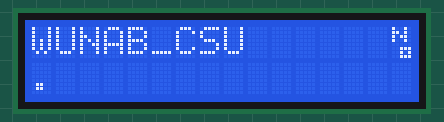
A sketch run on a simulated ESP32. Shown: 16×2 character LCD. WiFi joins after 1.5 s; servers stay silent unless stated; what the sketch prints to the serial monitor is not drawn.

Above: at 0.2 s.
At 1.2 s:
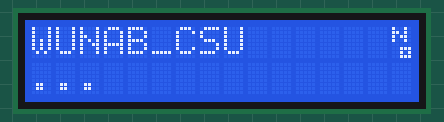
At 1.7 s:
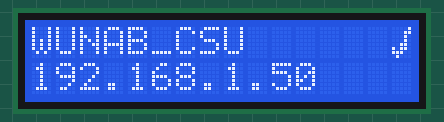

The sketch:

ServerBoard.ino
```cpp
#include <Wire.h>
#include <WiFi.h>
#include <WebServer.h>
#include <LiquidCrystal_I2C.h>
#include "Pages.h"
#include "CustomChars.h"

// UART Pins
#define rx2  16
#define tx2  17

// WiFi connect
#define WbQty 4
const char *ssid[]     = {"Galaxy A51 5739","WUNAB_CSU","WUNAB_Jardin","TP-LINK_B0C8"};
const char *password[] = {"zasx8682"       ,NULL       ,NULL          ,"80742555"};
uint16_t timeConnecting = 0;
uint8_t tryIndex = 0;

// System Objects
WebServer server(80);
LiquidCrystal_I2C lcd(0x27, 16, 2);
HardwareSerial daController(2);

// UART vars
const byte numChars = 32; // Max Parsing chars
char iStr[numChars]; // Message buffer
bool thereIsInput = false;
bool recvInProgress = false;
float nextSP[] = {0,0};
char *ptr = NULL;
char *strings[8];
uint16_t CtrlOrder = 0;


//    <===========================SETUP==============================>
void setup() {
  Serial.begin(9600);
  // Start Serial port with Server from UART
  daController.begin(9600,SERIAL_8N1,rx2,tx2);
  // Initialize the LCD through I2C, along with custom chars
  LCDinit();
  // Starts the connection process to WiFi
  InitWiFiCon();
  // Builds the structure of the sites
  BuildSites();
  // Activates the server and gives the IP
  StartServer();
  // Just some time bc why not?
  delay(2000);
  Serial.println("Starting Server Manager");
}

//    <===========================LOOPING==============================>
void loop() {
  server.handleClient(); // it explains itself

  serialEvent();

  // When the Controller sends a message, what to do?
  if (thereIsInput && !recvInProgress){
    // do smth
    // Serial.println(iStr);

    // reset
    serialAssign();
    iStrClean();
    thereIsInput = false;
  }

  serialInform();

  delay(10);
}

void iStrClean(){
  for (int i = 0 ; i < numChars ; i++){
    iStr[i] = '\0';
  }
}

void serialEvent() {
  static byte ndx = 0;
  char startMarker = '<';
  char endMarker = '>';
  char rc; // char buffer

  while (daController.available() > 0 && thereIsInput == false) {
    rc = daController.read();

    if (recvInProgress == true) {       // while the end marker isn't sent
      if (rc != endMarker) {          // it accumulates the recieved chars
        iStr[ndx] = rc;    // in the Message buffer
        ndx++;
        if (ndx >= numChars) {
            ndx = numChars - 1;
        }
      }
      else {
        iStr[ndx] = '\0';  // if the end marker is sent
        recvInProgress = false;     // ends the string
        ndx = 0;                    // and the new data flag
        thereIsInput = true;             // is sent to true
      }
    } else if (rc == startMarker) { // if the starter marker is sent
        recvInProgress = true;    // receiving process starts
    }
  }
}
  // Str format: "a:112,b:124,c:e\n";
  // We finish a message with '\n' from println();
  // Every pair of information we separate with a comma ',';
  // The key and the value are separated by a colon ':';
  // This is basically a Json RipOff.
void serialInform(){
  String forward = "";
  forward += '<'; // S_NextSPx + ':'; // next X SP
  forward += 420;
  forward += ','; //+ S_NextSPy + ':'; // next Y SP
  forward += 69;
  forward += ','; //+ S_WiFiOK + ':'; // is WiFi Ok?
  forward += WiFi.status() == WL_CONNECTED;
  forward += ','; //+ S_ScreenX + ':'; // current X Screen Pos
  forward += 69;
  forward += ','; //+ S_ScreenY + ':'; // current Y Screen Pos
  forward += 420;
  forward += '>';

  daController.println(forward);

  if (0) Serial.println(forward);
}

void serialAssign(){
  byte index = 0;
  ptr = strtok(iStr, ",");  // delimiter
  while (ptr != NULL)
  {
     strings[index] = ptr;
     index++;
     ptr = strtok(NULL, ",");
  }

  CtrlOrder  = atoi(strings[0]);
}

// }

//    <===========================WEB_PAGES==============================>
void Lobby(){ // Starting page
  server.send(200,"text/html", lobby);
}

void Notebook(){ // This is for the phone placed in the bed
  server.send(200,"text/html", notebook);
}

void Canvas(){ // This is for sending the path
  server.send(200,"text/html", canvas);
}

void OpenLoop(){ // Open Loop site

  // if (server.hasArg("Xaxis") && server.arg("Xaxis") == "increment"){
  //   MOT2D = 0; MOT2O = 1; MOT2S = 255;
  //   lcd.setCursor(0, 0); lcd.print("Increment X     ");
  // } else if (server.hasArg("Xaxis") && server.arg("Xaxis") == "decrement"){
  //   MOT2D = 1; MOT2O = 1; MOT2S = 255;
  //   lcd.setCursor(0, 0); lcd.print("Decrement X     ");
  // } else if (server.hasArg("Xaxis") && server.arg("Xaxis") == "Stop"){
  //   MOT2D = 0; MOT2O = 0; MOT2S = 0;
  //   lcd.setCursor(0, 0); lcd.print("Stop X          ");
  // }

  // if (server.hasArg("Yaxis") && server.arg("Yaxis") == "increment"){
  //   MOT1D = 0; MOT1O = 1; MOT1S = 255;
  //   lcd.setCursor(0, 0); lcd.print("Increment Y     ");
  // } else if (server.hasArg("Yaxis") && server.arg("Yaxis") == "decrement"){
  //   MOT1D = 1; MOT1O = 1; MOT1S = 255;
  //   lcd.setCursor(0, 0); lcd.print("Decrement Y     ");
  // } else if (server.hasArg("Yaxis") && server.arg("Yaxis") == "Stop"){
  //   MOT1D = 0; MOT1O = 0; MOT1S = 0;
  //   lcd.setCursor(0, 0); lcd.print("Stop Y          ");
  // }

  server.send(200,"text/html", openLoop);
}

//    <===========================INITIALIZATION==============================>
void InitWiFiCon(){
  Serial.print("Free heap before WiFi init: ");
  Serial.println(ESP.getFreeHeap());

  WiFi.mode(WIFI_STA); // Connect to WiFi
  lcd.setCursor (15, 0);
  lcd.write(NO);
  String ssidName;

  uint8_t Pos = 0;
  while (WiFi.status() != WL_CONNECTED){ // Loading anim
    tryIndex = ++tryIndex % WbQty;
    WiFi.begin(ssid[tryIndex], password[tryIndex]);

    lcd.setCursor (0, 0);
    lcd.print("               ");
    lcd.setCursor (0, 0); // set 0 0... wow, don't you say, rlly??? awesome
    lcd.print(ssid[tryIndex]);      // web name is on LCD

    Serial.println();
    ssidName = ssid[tryIndex];
    Serial.println(ssidName); // and console

    uint8_t tries = 0;
    while (tries < 10){
      Serial.print(".");

      lcd.setCursor(Pos, 1);
      lcd.print(".");
      Pos++;
      if (Pos > 16){
        Pos = 0;
        lcd.setCursor(0, 1);
        lcd.print("                ");
      }

      if (WiFi.status() == WL_CONNECTED) break;

      tries++;
      delay(500);
    }

  } Serial.println();

  lcd.setCursor(0, 1);
  lcd.print("                ");

  Serial.print("Conectado a la red: ");
  Serial.println(ssidName);
  lcd.setCursor (15, 0);
  lcd.write(OK);
  Serial.print("IP: ");
  Serial.println(WiFi.localIP());
  lcd.setCursor (0, 1); // Y'already kno what dis does
  lcd.print(WiFi.localIP()); // LCD IP, noice

  Serial.print("Free heap after WiFi init: ");
  Serial.println(ESP.getFreeHeap());
}

void StartServer(){
  server.on("/", Lobby);
  server.on("/notebook/", Notebook);
  server.on("/canvas/", Canvas);
  server.begin();
  Serial.println("Servidor HTTP iniciado");
}

//    <===========================PERIPHERALS==============================>
void LCDinit(){
  lcd.init();//inicializar la pantalla lcd
  lcd.backlight();//Encender la luz de fondo
  lcd.createChar(NO, noks);
  lcd.createChar(OK, todobn);
}
```

CustomChars.h
```cpp
// Display names
#define OK 1
#define NO 0

// symbols
byte todobn[] = { // [✔️] symbol
  B00001,
  B00011,
  B00010,
  B00010,
  B00110,
  B10110,
  B11100,
  B01000
};

byte noks[] = { // [NO] symbol
  B10010,
  B11010,
  B10110,
  B10010,
  B00000,
  B00111,
  B00101,
  B00111
};
```

Pages.h
```cpp
/* ToDo:
[X] List of WiFi Addreses
[X] The actual sites
>  [ ] Paint Js
>  [X] CSS
>  [X] HTML
[X] comms site <=> uC
[X] The controller
[/] Set 0
*/

// I won't comment the HTML code, so forget 'bout it

// site variables
String openLoop = "<html><h1>this aint workin</h1></html>";
String lobby = "<html><h1>this aint workin</h1></html>";
String notebook = "<html><h1>this aint workin</h1></html>";
String canvas = "<html><h1>this aint workin</h1></html>";

void BuildSites (){
// Building the sites

  // Site designed to communicate to the uC for an Open Loop Controller
  openLoop = "<html><body><center>";
  openLoop += "<head><meta name=\"viewport\" content=\"width=device-width\">";
  openLoop += "<title>IoT Cartesiano</title>";
  openLoop += "<h1>Interfaz IoT</h1>";
  openLoop += "Controles del cartesiano";
  openLoop += "<form method='get'>";
  openLoop +=   "<button type='submit' name='Xaxis' value='increment'>X+</button>";
  openLoop +=   "<button type='submit' name='Xaxis' value='decrement'>X-</button>";
  openLoop +=   "<button type='submit' name='Xaxis' value='Stop'>Stop</button>";
  openLoop += "</form>";
  openLoop += "<form method='get'>";
  openLoop +=   "<button type='submit' name='Yaxis' value='increment'>Y+</button>";
  openLoop +=   "<button type='submit' name='Yaxis' value='decrement'>Y-</button>";
  openLoop +=   "<button type='submit' name='Yaxis' value='Stop'>Stop</button>";
  openLoop += "</form>";
  openLoop += "</center></body></html>";

  // Lobby for selecting which page to enter for the closed loop controller, the sensor or the SP sender
  lobby =  "<html> <head> <meta charset='utf-8'/>";
	lobby +=  	"<link rel='stylesheet' type='text/css' href='https://raw.githack.com/cyberlong/web-file-hosting/main/dastyle.css'>";
	lobby +=  	"<title>Bonjour</title> </head> <body>";
	lobby +=  	"<h1 class='title'>IoT Cartesiano</h1>";
	lobby +=  	"<p id='context'>Plataforma IoT del plano cartesiano. Esta pagina es servida por la maquina y los botones redireccionan a los sitios respectivos</p> <div id='button-container'>";
	lobby +=  		"<div id='canvas-link' class='ui-button'>";
	lobby +=  			"<img class='icon' src='https://www.svgrepo.com/show/160785/canvas.svg'>";
	lobby +=  			"<a href='./canvas/'><button class='button'>Canvas</button></a>";
	lobby +=  		"</div> <div id='notebook-link' class='ui-button'>";
	lobby +=  			"<img class='icon' src='https://www.svgrepo.com/show/1693/notebook.svg'>";
	lobby +=  			"<a href='./notebook/'><button class='button'>Notebook</button></a>";
	lobby +=  		"</div> <div id='calibrate-link' class='ui-button'>";
	lobby +=  			"<img class='icon' src='https://www.svgrepo.com/show/414274/calibrate.svg'>";
	lobby +=  			"<a href='./'><button class='button'>Calibrate</button></a>";
	lobby +=  		"</div> </div> <div class='bottom-container'>";
	lobby +=  		"<img class='bottom-img' src='https://i1.pickpik.com/photos/198/292/877/notepad-pencil-pen-paper-136f37277e02773426dada44542d9f2a.jpg'/>";
	lobby +=  	"</div> </body> </html>";
  // The Canvas is responsable for storing in cache and sending the setpoints to the uC
  canvas =  "<html> <head> <meta charset='utf-8'/>";
	canvas +=  	"<title>Well hello there</title>";
	canvas +=  	"<link rel='stylesheet' type='text/css' href='https://raw.githack.com/cyberlong/web-file-hosting/main/dastyle.css'>";
	canvas +=  "</head> <body> <h1 class='title'>Canvas</h1>";
	canvas +=  	"<p id='context'>Dibuja en el siguiente recuadro el camino que se desea";
	canvas +=  		"que la maquina siga, luego presione \"Hecho\" para mandar la instrucción.";
	canvas +=  	"</p> <div class='bottom-container'>";
	canvas +=  		"<canvas class='square drawing-area sender'></canvas>";
	canvas +=  	"</div> <div id='button-container'> <div id='back' class='ui-button'>";
	canvas +=  			"<img class='icon' src='https://www.svgrepo.com/show/500472/back.svg'>";
	canvas +=  			"<a href='../'><button class='button'>Atras</button></a>";
	canvas +=  		"</div> <div id='send-instructions' class='ui-button'>";
	canvas +=  			"<img class='icon' src='https://www.svgrepo.com/show/504730/pencil.svg'>";
	canvas +=  			"<a href='./'><button class='button'>Hecho</button></a>";
	canvas +=  		"</div> </div> </body> </html>";

  // The sensor page is placed on the bed, the pencil touches the screen and its location is sent to the uC
  notebook =  "<html> <head> <meta charset='utf-8'/>";
	notebook +=  	"<title>Why is it 4am?</title>";
	notebook +=  	"<link rel='stylesheet' type='text/css' href='https://raw.githack.com/cyberlong/web-file-hosting/main/dastyle.css'>";
	notebook +=  "</head> <body> <h1 class='title'>Notebook</h1> <p id='context'>";
	notebook +=  		"Esto es el cuaderno de la maquina. Esta debijará en esta pagina siguiendo";
	notebook +=  		"el camino que se le haya marcado en el Canvas.";
	notebook +=  	"</p> <div class='bottom-container'> <div class='bottom-container'>";
	notebook +=  		"<canvas class='square drawing-area sender'></canvas> </div> </div> </body> </html>";

}
```

Measured:
- what the display in image 1 shows lasts 0.6 s, from 1.1 s to 1.7 s
